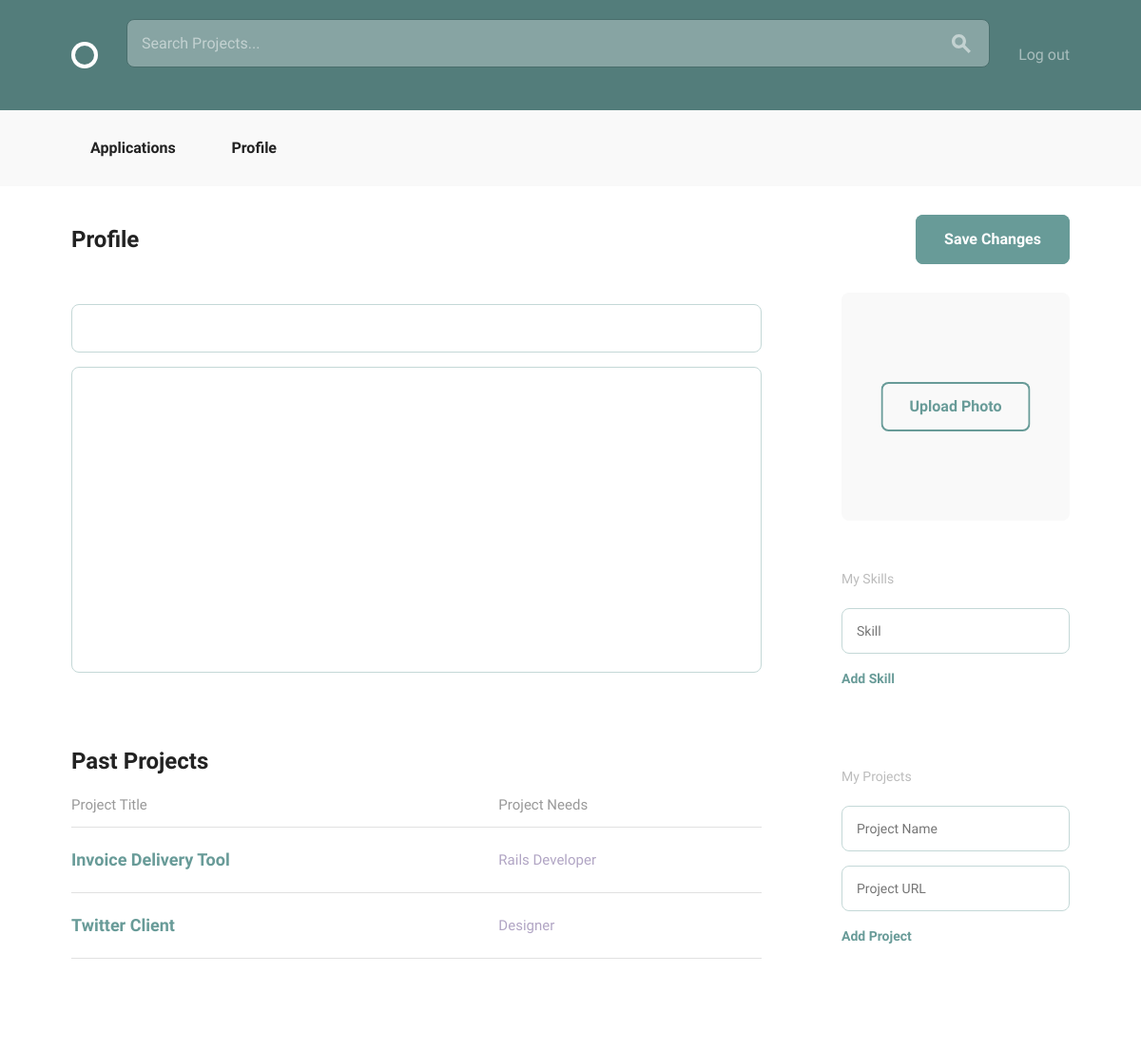
The app's page /accounts/edit/2/ (signed in), older data.
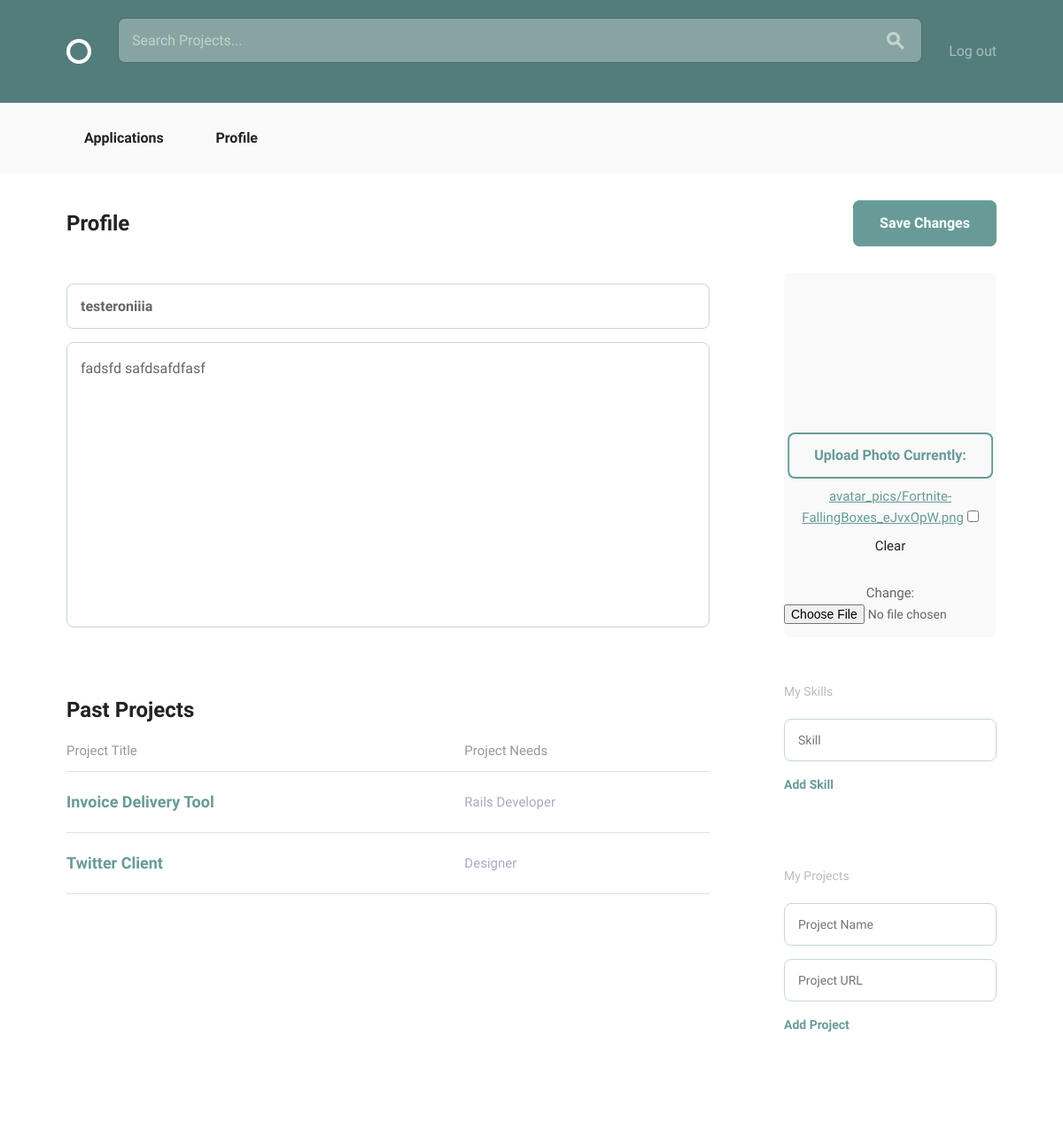
The same page, newer data.
### accounts/models.py (models this page shows, shortened)
class User(AbstractBaseUser, PermissionsMixin):
    email = models.EmailField(unique=True)
    username = models.CharField(max_length=40, unique=True, null=True)
    display_name = models.CharField(max_length=140)
    bio = models.TextField(max_length=140, blank=True, default="")
    avatar = models.ImageField(upload_to='avatar_pics', blank=True, null=True)
    date_joined = models.DateTimeField(default=timezone.now)
    is_active = models.BooleanField(default=True)
    is_staff = models.BooleanField(default=False)
    objects = UserManager()
    USERNAME_FIELD = "email"
    REQUIRED_FIELDS = ["display_name", "username"]

### accounts/views.py (the view, shortened to what this page needs)
# urls.py: url(r'edit/(?P<pk>\d+)/$', views.ProfileEditView.as_view(),
class ProfileEditView(LoginRequiredMixin, generic.UpdateView):
    model = models.User
    template_name_suffix = '_update_form'
    fields = [
        'display_name',
        'bio',
        'avatar'
    ]

### accounts/templates/accounts/user_update_form.html (shortened to what this page needs)
{% extends "layout.html" %}
{% block body_content %}
<form method="post" enctype="multipart/form-data" class="bounds circle--page">
    <div class="circle--page--header circle--fluid">
        <div class="circle--fluid--cell circle--fluid--primary">
            <h2>Profile</h2>
        </div>
        <div class="circle--fluid--cell circle--fluid--secondary">
            <input type="submit" class="button button-primary icon-on-left" value="Save Changes">
        </div>
    </div>
    <div class="grid-70">
        <div class="circle&#45;&#45;input&#45;&#45;h1">
            {{ form.display_name }}
        </div>
        <div class="circle--article--body">
        {{ form.bio }}
        </div>
        <h2>Past Projects</h2>
        <table class="u-full-width circle--table">
            <thead>
            <tr>
                <th>Project Title</th>
                <th class="circle--cell--right">Project Needs</th>
            </tr>
            </thead>
            <tbody>
            <tr class="clickable-row" data-href="project.html">
                <td>
                    <h3>Invoice Delivery Tool</h3>
                </td>
                <td class="circle--cell--right">
                    <span class="secondary-label">Rails Developer</span>
                </td>
            </tr>
            <tr class="clickable-row" data-href="project.html">
                <td>
                    <h3>Twitter Client</h3>
                </td>
                <td class="circle--cell--right">
                    <span class="secondary-label">Designer</span>
                </td>
            </tr>
            </tbody>
        </table>
    </div>
    <div class="grid-25 grid-push-5">
      <div class="circle--secondary--module">
        <div class="circle--primary--avatar">
          <a class="button">
            Upload Photo
            {{ form.avatar }}
          </a>
        </div>
      </div>
      <div class="circle--secondary--module">
        <h4>My Skills</h4>
        <ul class="circle--clone--list">
          <li>
            <input type="text" placeholder="Skill" />
            <a class="circle--clone--add">Add Skill</a>
          </li>
        </ul>
      </div>
      <div class="circle--secondary--module">
        <h4>My Projects</h4>
        <ul class="circle--clone--list">
          <li>
            <input type="text" placeholder="Project Name" />
            <input type="text" placeholder="Project URL" />
            <a class="circle--clone--add">Add Project</a>
          </li>
        </ul>
      </div>
    </div>
</form>
{% endblock %}

Row changes from the older to the newer data that the page shows:
changed User: display_name (not shown) → "testeroniiia"; bio (not shown) → "fadsfd safdsafdfasf"
Text that changed along with them:
form field avatar: (not shown) → "☐"
text now shown: "Currently: avatar_pics/Fortnite-FallingBoxes_eJvxOpW.png Clear Change:"
